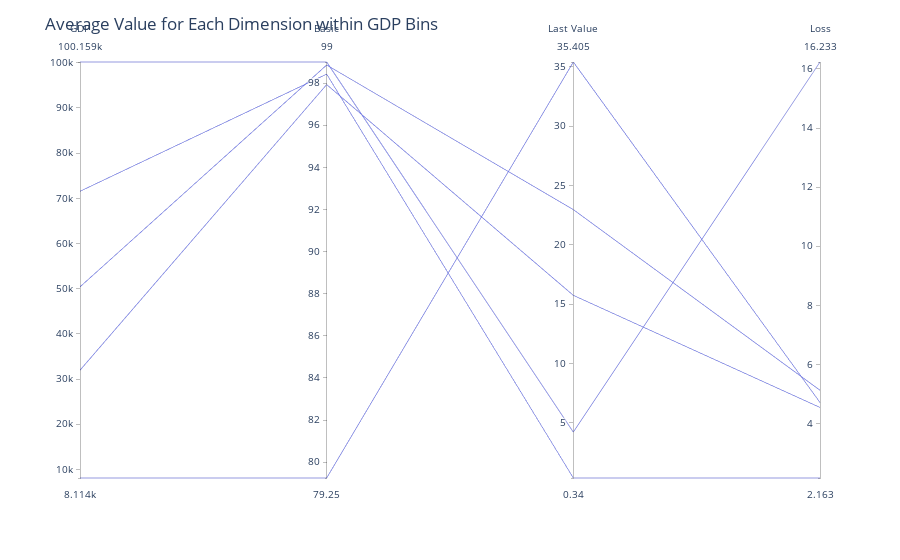

The notebook cell saved with this chart:
### Markdown cell above
import pandas as pd

merged_data['GDP_Bins'] = pd.cut(merged_data['GDP'], bins=[0, 20000, 40000, 60000, 80000, 110000], right=False)
cutgdp, _= pd.cut(merged_data['GDP'], bins=[0, 20000, 40000, 60000, 80000, 110000], retbins=True)
# cutqhisto, cutqscheid = pd.qcut(tips_df['tip'], q=3, labels=['Low', 'Medium', 'High'], retbins=True)
# Exclude non-numeric columns
numeric_columns = merged_data.select_dtypes(include=[np.number]).columns

# Group by the GDP bins and calculate the average for each dimension
averages = merged_data.groupby('GDP_Bins')[numeric_columns].mean()

# Reset the index to make the GDP bins a column again
averages = averages.reset_index()

# Print the resulting averages DataFrame
# print(averages)

# print(cutgdp)

### Code cell
import plotly.express as px

# Prepare the data for parallel coordinates plot
plot_data = averages[['GDP', 'Basic', 'Last Value', 'Loss']].reset_index(drop=True)

# Create the parallel coordinates plot using Plotly
fig = px.parallel_coordinates(plot_data)

# Update layout
fig.update_layout(
    title='Average Value for Each Dimension within GDP Bins',
    xaxis_title='Dimensions',
    yaxis_title='Average Value'
)

# Show the plot
fig.show()

### Figure 1 — Plotly figure (JSON) as saved in the notebook; plotly's stock layout.template omitted (floating-point values rounded to 4 significant figures)
{"data": [{"dimensions": [{"label": "GDP", "values": [8114.0, 31960.0, 50400.0, 71550.0, 100200.0]}, {"label": "Basic", "values": [79.25, 97.93, 98.86, 98.42, 99]}, {"label": "Last Value", "values": [35.41, 15.74, 22.96, 0.34, 4.21]}, {"label": "Loss", "values": [4.717, 4.549, 5.13, 2.163, 16.23]}], "domain": {"x": [0, 1], "y": [0, 1]}, "name": "", "type": "parcoords"}], "layout": {"legend": {"tracegroupgap": 0}, "margin": {"t": 60}, "title": {"text": "Average Value for Each Dimension within GDP Bins"}, "xaxis": {"title": {"text": "Dimensions"}}, "yaxis": {"title": {"text": "Average Value"}}}}
